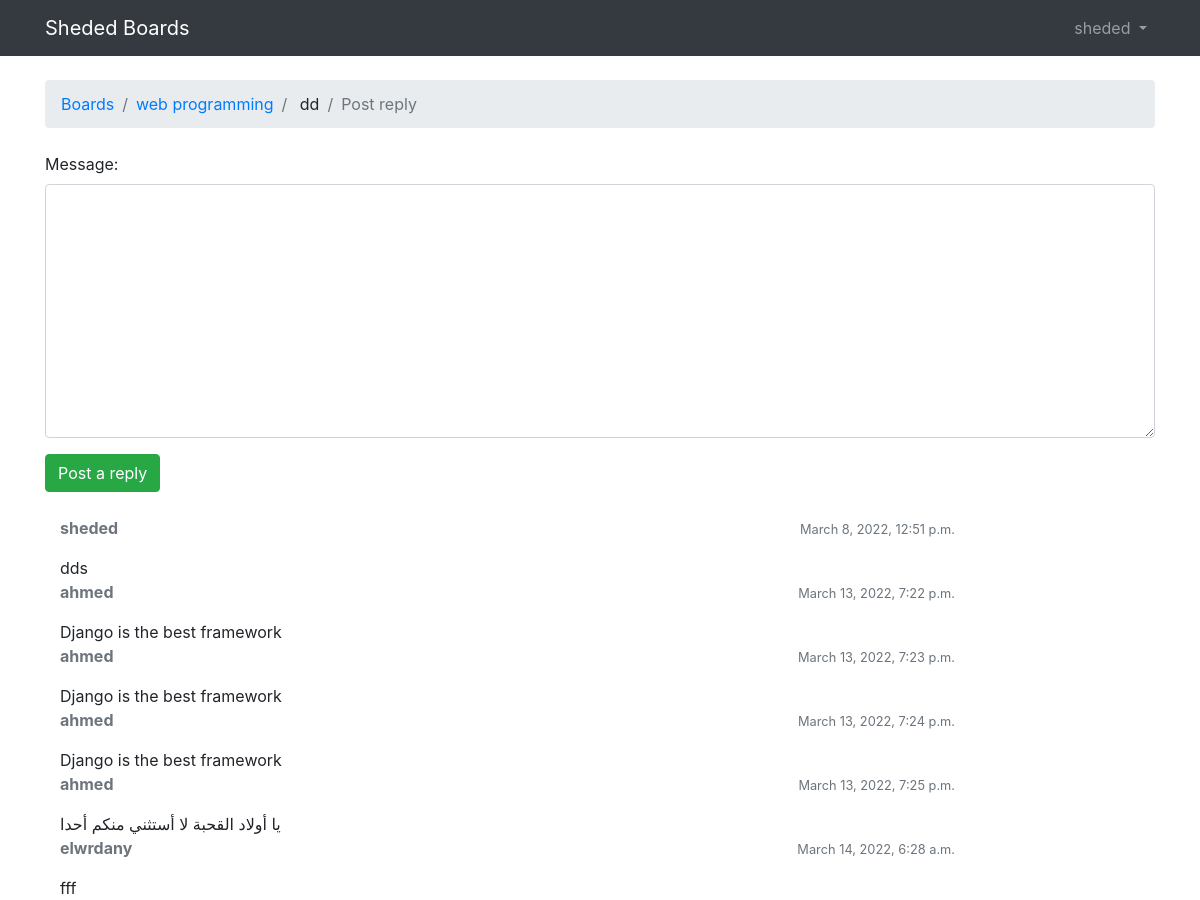
The page /boards/1/topics/1/reply (signed in) on the database its author committed.
### boards/models.py (models this page shows, shortened)
class Topic(models.Model):
    subject = models.CharField(max_length=255)
    board = models.ForeignKey(Board, related_name='topics', on_delete=models.CASCADE)
    created_by = models.ForeignKey(User, related_name='topics', on_delete=models.CASCADE)
    created_dt = models.DateTimeField(auto_now_add=True)
    views = models.PositiveIntegerField(default=0)
    updated_by = models.ForeignKey(User, null=True, related_name='+', on_delete=models.CASCADE)
    updated_dt = models.DateTimeField(null=True)

class Board(models.Model):
    name = models.CharField(max_length=50, unique=True)
    description = models.CharField(max_length=150)

class Post(models.Model):
    message = models.TextField(max_length=4000)
    topic = models.ForeignKey(Topic, related_name='posts', on_delete=models.CASCADE)
    created_by = models.ForeignKey(User, related_name='posts', on_delete=models.CASCADE)
    created_dt = models.DateTimeField(auto_now_add=True)
    updated_by = models.ForeignKey(User, null=True, related_name='+', on_delete=models.CASCADE)
    updated_dt = models.DateTimeField(null=True)

### boards/views.py (the view)
@login_required
def reply_topic(request, board_id, topic_id):
    topic = get_object_or_404(Topic, board__pk=board_id, pk=topic_id)
    if request.method == 'POST':
        form = PostForm(request.POST)
        if form.is_valid():
            post = form.save(commit=False)
            post.topic = topic
            post.created_by = request.user
            post.save()
            topic.updated_by=request.user
            topic.updated_dt=timezone.now()
            topic.save()
            return redirect('topic_posts', board_id=board_id, topic_id=topic_id)
    else:
        form = PostForm()
    return render(request, 'reply_topic.html',{'topic': topic, 'form': form})

### boards/forms.py
class PostForm(forms.ModelForm):
    class Meta:
        model = Post
        fields = ['message']

### templates/reply_topic.html (shortened to what this page needs)
{% extends 'base.html' %}
{%load static%}
{% block breadcrumb %}
    <li class="breadcrumb-item "><a href="{% url 'index' %}">Boards</a></li>
    <li class="breadcrumb-item "><a href="{% url 'board_topics' topic.board.pk %}">{{ topic.board.name}}</a></li>
    <li class="breadcrumb-item ">{{topic.subject}}</li>
    <li class="breadcrumb-item active">Post reply</li>
{%endblock%}
{% block content %}
    <form method="post" class="mb-4">
        {% include 'includes/form.html' %}
        <button type="submit" class="btn btn-success">Post a reply</button>
    </form>
    {% for post in topic.posts.all %}
           <div class="col-10">
                <div class="row mb-3">
                    <div class="col-6">
                        <strong class="text-muted">{{ post.created_by.username }}</strong>
                    </div>
                    <div class="col-6 text-right">
                        <small class="text-muted">{{ post.created_dt }}</small>
                    </div>
                </div>
                {{ post.message }}
           </div>
    {% endfor %}
{% endblock %}

### templates/base.html (shortened to what this page needs)
{% load static %}
<!DOCTYPE html>
<html lang="en">
<head>
    <link rel="stylesheet", href="{% static 'css/bootstrap.min.css' %}">
</head>
    <body>
        {% block body %}
            <nav class="navbar navbar-expand-sm navbar-dark bg-dark">
                <div class="container">
                    <a class="navbar-brand" href="{% url 'index' %}">Sheded Boards</a>
                    <div class="collapse navbar-collapse" id="mainMenu">
                    {%if user.is_authenticated%}
                        <ul class="navbar-nav ml-auto">
                            <li class="nav-item dropdown">
                            <a class="nav-link dropdown-toggle" href="#" id="userMenu" data-toggle="dropdown" aria-haspopup="true" aria-expanded="false">
                              {{ user.username }}
                            </a>
                        </ul>
                        {%else%}
                        <form class="form-inline ml-auto">
                        <a href="{% url 'login' %}" class="btn btn-outline-secondary">Signin</a>
                        <a href="{%url 'signup'%}" class="btn btn-primary ml-2">Signup</a>
                        </form>
                    {%endif%}
                    </div>
                </div>
            </nav>
            <div class="container">
                <ol class="breadcrumb my-4">
                    {% block breadcrumb %}
                    {% endblock %}
                </ol>
                {% block content %}
                {% endblock %}
            </div>
        {% endblock %}
    </body>
</html>

### rows shown on the page
Topic: board.name "web programming", subject "dd"
Post: created_by.username "sheded", created_dt "March 8, 2022, 12:51 p.m.", message "dds"
Post: created_by.username "ahmed", created_dt "March 13, 2022, 7:22 p.m.", message "Django is the best framework"
Post: created_by.username "ahmed", created_dt "March 13, 2022, 7:23 p.m.", message "Django is the best framework"
Post: created_by.username "ahmed", created_dt "March 13, 2022, 7:24 p.m.", message "Django is the best framework"
Post: created_by.username "ahmed", created_dt "March 13, 2022, 7:25 p.m.", message "يا أولاد القحبة لا أستثني منكم أحدا"
Post: created_by.username "elwrdany", created_dt "March 14, 2022, 6:28 a.m.", message "fff"

### other values the page prints
{{ user.username }} "sheded"
{{ filed.label_tag }} "Message:"
